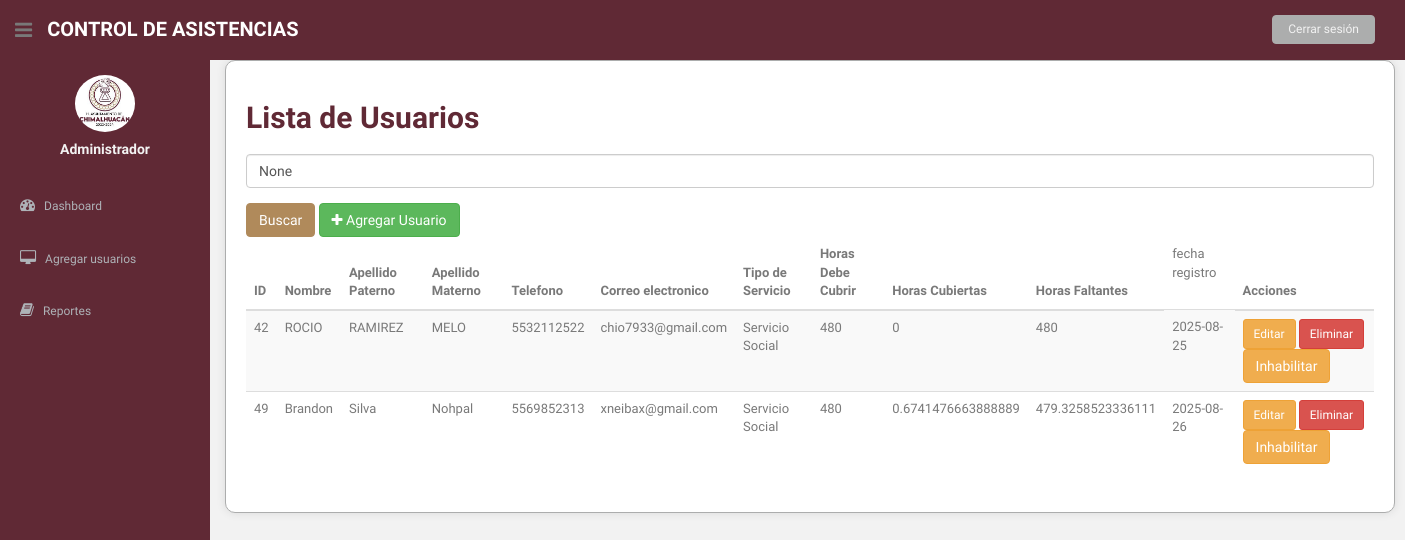
/lista_usuarios/ (signed in), run on the app's committed database.
### asistencia/models.py (models this page shows, shortened)
class Usuario(models.Model):
    nombre = models.CharField(max_length=100)
    apellido_paterno = models.CharField(max_length=100)
    apellido_materno = models.CharField(max_length=100)
    telefono = models.CharField(max_length=10)
    correo_electronico = models.EmailField(unique=True)
    fecha_registro = models.DateField(auto_now_add=True)
    user = models.OneToOneField(User, on_delete=models.CASCADE, null=True, blank=True)
    OPCIONES_SERVICIO = [
        ('SS', 'Servicio Social'),
        ('R', 'Residencias'),
    ]
    tipo_servicio = models.CharField(max_length=2, choices=OPCIONES_SERVICIO)
    horas_realizadas = models.IntegerField(default=0)
    horas_requeridas = models.IntegerField()
    activo = models.BooleanField(default=True)

### asistencia/views.py (the view)
# urls.py: path('lista_usuarios/', views.lista_usuarios, name='lista_usuarios'),
@login_required
def lista_usuarios(request):
    usuarios = Usuario.objects.filter(activo=True)
    query = request.GET.get('q')
    if query:
        usuarios = usuarios.filter(nombre__icontains=query)
    for usuario in usuarios:
        try:
            horas_realizadas = 0
            asistencias = Asistencia.objects.filter(usuario=usuario, fecha_escaneo_salida__isnull=False)
            for asistencia in asistencias:
                if asistencia.fecha_escaneo_entrada and asistencia.fecha_escaneo_salida:
                    delta = asistencia.fecha_escaneo_salida - asistencia.fecha_escaneo_entrada
                    horas_realizadas += delta.total_seconds() / 3600
            usuario.horas_realizadas = horas_realizadas
            usuario.horas_faltantes = usuario.horas_requeridas - horas_realizadas
        except Exception as e:
            print(f"Error al calcular horas para {usuario}: {e}")
            usuario.horas_realizadas = 0
            usuario.horas_faltantes = usuario.horas_requeridas
    return render(request, 'lista_usuarios.html', {'usuarios': usuarios, 'query': query})

### asistencia/templates/lista_usuarios.html (shortened to what this page needs)
{% load static %}
<!DOCTYPE html>
<html lang="en">
<head>
  <link href="{% static 'css/bootstrap.css' %}" rel="stylesheet">
  <link href="{% static 'font-awesome/css/font-awesome.css' %}" rel="stylesheet" />
  <link rel="stylesheet" type="text/css" href="{% static 'css/zabuto_calendar.css' %}">
  <link rel="stylesheet" type="text/css" href="{% static 'js/gritter/css/jquery.gritter.css' %}" />
  <link rel="stylesheet" type="text/css" href="{% static 'lineicons/style.css' %}">
  <link href="{% static 'css/style.css' %}" rel="stylesheet">
  <link href="{% static 'css/style-responsive.css' %}" rel="stylesheet">
</head>
<body>
  <section id="container">
    {% include 'general/menu.html' %}
    <section id="main-content">
      <section class="wrapper">
        <div class="container">
          <h2>Lista de Usuarios</h2>
          <form method="get" action="{% url 'lista_usuarios' %}">
            <div class="form-group">
              <input type="text" name="q" class="form-control" placeholder="Buscar por nombre" value="{{ query }}">
            </div>
            <button type="submit" class="btn btn-primary">Buscar</button>
            <a href="{% url 'agregar_usuario' %}" class="btn btn-success"><i class="fa fa-plus"></i> Agregar Usuario</a>
          </form>
          <div class="table-responsive">
            <table class="table table-striped">
              <thead>
                <tr>
                  <th>ID</th>
                  <th>Nombre</th>
                  <th>Apellido Paterno</th>
                  <th>Apellido Materno</th>
                  <th>Telefono</th>
                  <th>Correo electronico</th>
                  <th>Tipo de Servicio</th>
                  <th>Horas Debe Cubrir</th>
                  <th>Horas Cubiertas</th>
                  <th>Horas Faltantes</th>
                  <td>fecha registro</td>
                  <th>Acciones</th>
                </tr>
              </thead>
              <tbody>
                {% for usuario in usuarios %}
                <tr>
                  <td>{{ usuario.id }}</td>
                  <td>{{ usuario.nombre }}</td>
                  <td>{{ usuario.apellido_paterno }}</td>
                  <td>{{ usuario.apellido_materno }}</td>
                  <td>{{ usuario.telefono }}</td>
                  <td>{{ usuario.correo_electronico }}</td>
                  <td>{{ usuario.get_tipo_servicio_display }}</td>
                  <td>{{ usuario.horas_requeridas }}</td>
                  <td>{{ usuario.horas_realizadas }}</td>
                  <td>{{ usuario.horas_faltantes }}</td>
                  <td>{{ usuario.fecha_registro }}</td>
                  <td>
                    <a href="{% url 'editar_usuario' usuario.pk %}" class="btn btn-warning btn-sm">Editar</a>
                    <a href="{% url 'eliminar_usuario' usuario.pk %}" class="btn btn-danger btn-sm">Eliminar</a>
                    <a href="{% url 'marcar_usuario_inactivo' usuario.id %}" class="btn btn-warning">Inhabilitar</a>
    </td>
                </tr>
                {% endfor %}
              </tbody>
            </table>
          </div>
        </div>
      </section>
    </section>
  </section>
</body>
</html>

### static/css/style.css (style rules this page uses)
body { color: #797979; background: #f2f2f2; font-family: 'Ruda', sans-serif; padding: 0px !important; margin: 0px !important; font-size:13px; }
a, a:hover, a:focus { text-decoration: none; outline: none; }
#container { width: 100%; height: 100%; }
#main-content { margin-left: 210px; }
.wrapper { display: inline-block; margin-top: 60px; padding-left: 15px; padding-right: 15px; padding-bottom: 15px; padding-top: 0px; width: 100%; }

### asistencia/templates/lista_usuarios.html (style rules this page uses)
.container { background-color: #ffffff; border: 1px solid #ACADAD; padding: 20px; border-radius: 10px; box-shadow: 0px 0px 10px rgba(0, 0, 0, 0.1); }
.container h2 { color: #602935; font-weight: bold; }
.container form { margin-top: 20px; }
.container .btn-primary { background-color: #B08A5B; border-color: #B08A5B; }

### data on the page
Usuario: id "42", nombre "ROCIO", apellido_paterno "RAMIREZ", apellido_materno "MELO", telefono "5532112522", correo_electronico "chio7933@gmail.com", tipo_servicio "Servicio Social", horas_requeridas "480", horas_realizadas "0", horas_faltantes "480", fecha_registro "2025-08-25"
Usuario: id "49", nombre "Brandon", apellido_paterno "Silva", apellido_materno "Nohpal", telefono "5569852313", correo_electronico "xneibax@gmail.com", tipo_servicio "Servicio Social", horas_requeridas "480", horas_realizadas "0.6741476663888889", horas_faltantes "479.3258523336111", fecha_registro "2025-08-26"
